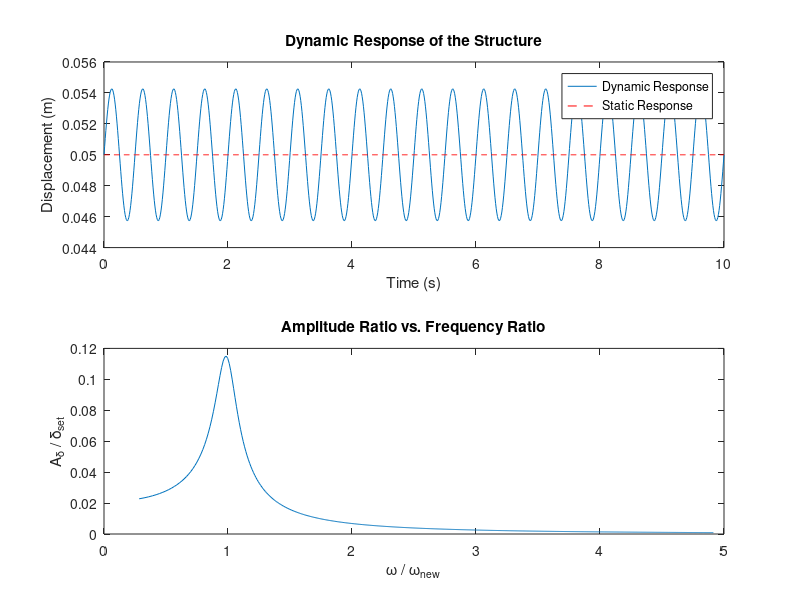

Write the MATLAB code that produced this figure.
function dynamic_response()

    M = 1000; % kg
    m = 75; % kg
    alpha = 0.3;
    delta_0 = 0.05; % m (convert cm to m)
    c = 2500; % Ns/m
    g = 9.81; % m/s^2
    f = 2; % Hz

    % Calculate omega and omega_n
    omega = 2 * pi * f;
    omega_n = sqrt(g / delta_0);

    % Calculate zeta
    zeta=c/((M+m)*2*omega_n);


    % Calculate the amplitude A and phase angle alpha
    A = ((alpha * m * g)/(m+M)) / sqrt((g/delta_0 - omega^2)^2 + (c*omega/(m+M))^2);
    %alpha = atan2(2 * zeta * omega_n * omega * A, omega_n^2 - omega^2);

    % Calculate the static response K
    K = delta_0;

    % Time range for plotting
    t = linspace(0, 10, 1000); % 0 to 10 seconds with 1000 points

    % Calculate the dynamic response
    y = K + A * sin(omega * t);

    % Plot the dynamic response
    subplot(2, 1, 1);
    plot(t, y);
    xlabel('Time (s)');
    ylabel('Displacement (m)');
    title('Dynamic Response of the Structure');
    hold on
    plot(t, K * ones(size(t)), 'r--');
    legend('Dynamic Response', 'Static Response');
    hold off

    % Delta range for plotting
    delta_set = linspace(0.005, 1.5, 1000);

    % New omega_n
    omega_new = sqrt(g ./delta_set);

    % New Amplitude
    A_delta = ((alpha * m * g) ./ (m + M)) ./ sqrt((g ./ delta_set - omega^2).^2 + (c * omega ./ (m + M)).^2);

    % Calculate A_delta/delta_set
    A_delta_ratio = A_delta ./ delta_set;

    % Plot A_delta/delta_set vs. omega/omega_new
    subplot(2, 1, 2);
    plot(omega ./ omega_new, A_delta_ratio);
    xlabel('\omega / \omega_{new}');
    ylabel('A_{\delta} / \delta_{set}');
    title('Amplitude Ratio vs. Frequency Ratio');



end

